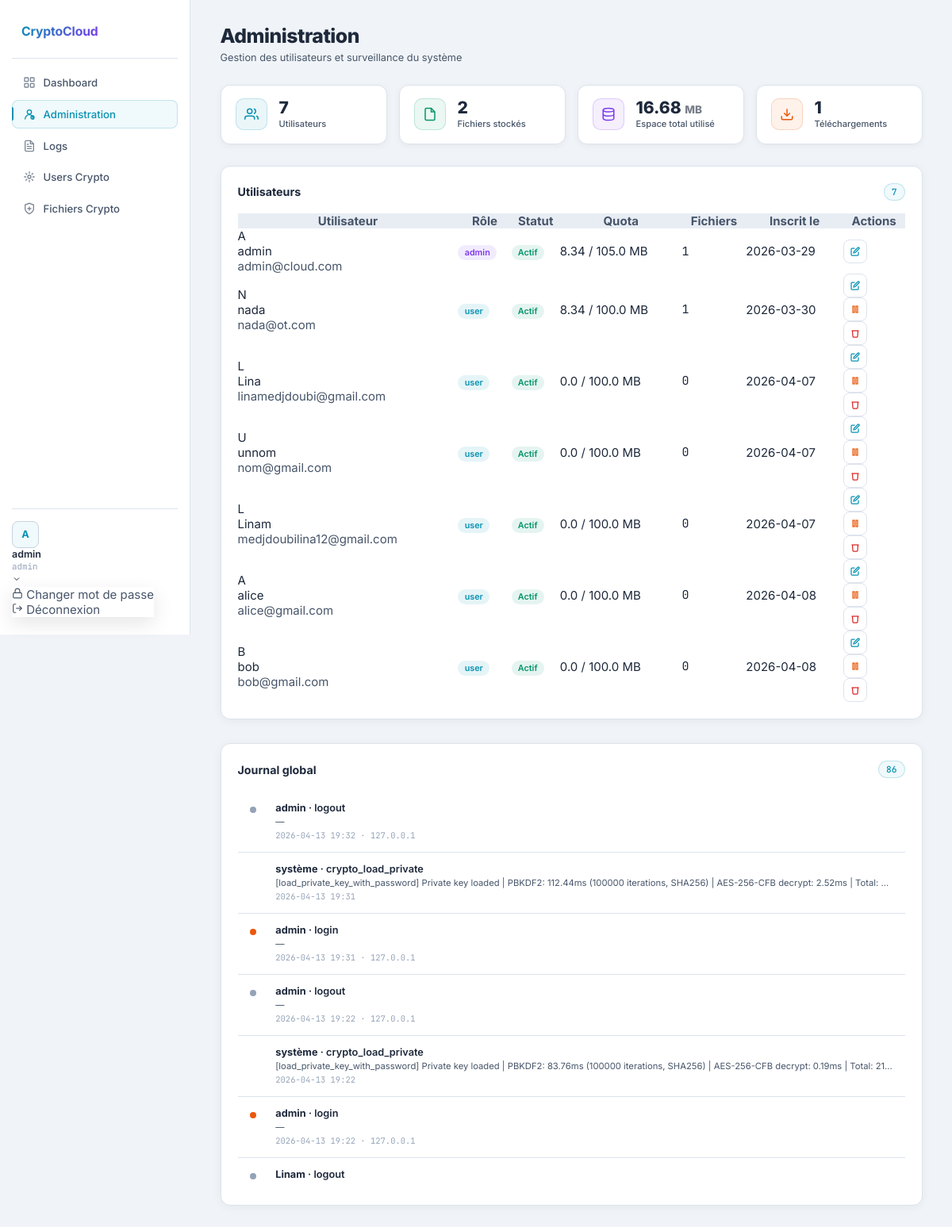
The page /admin (signed in) on the database its author committed.
### tables this page shows
CREATE TABLE users (
    id                    INTEGER PRIMARY KEY AUTOINCREMENT,
    username              TEXT    NOT NULL UNIQUE,
    email                 TEXT    NOT NULL UNIQUE,
    password_hash         TEXT    NOT NULL,
    role                  TEXT    NOT NULL DEFAULT 'user'
                                  CHECK (role IN ('user', 'admin')),
    is_active             INTEGER NOT NULL DEFAULT 1,
    created_at            TEXT    NOT NULL DEFAULT (datetime('now')),

    -- ClÃ© publique RSA (partageable, pas besoin de chiffrer)
    public_key            TEXT    NOT NULL DEFAULT '',

    -- Chose 1 : clÃ© privÃ©e RSA chiffrÃ©e avec le mot de passe
    private_key_encrypted TEXT    NOT NULL DEFAULT '',
    private_key_salt      TEXT    NOT NULL DEFAULT '',  -- sel1 pour PBKDF2(mdp)

    -- Chose 2 : clÃ© privÃ©e RSA chiffrÃ©e avec les 12 mots
    recovery_key_encrypted TEXT   NOT NULL DEFAULT '',
    recovery_salt          TEXT   NOT NULL DEFAULT '',  -- sel2 pour PBKDF2(12 mots)

    -- Chose 3 : hash des 12 mots pour vÃ©rification
    recovery_phrase_hash   TEXT   NOT NULL DEFAULT '',  -- PBKDF2(12 mots + sel3)
    recovery_phrase_salt   TEXT   NOT NULL DEFAULT ''   -- sel3
    -- â†‘ pas de virgule sur la derniÃ¨re ligne !
);

CREATE TABLE logs (
    id        INTEGER PRIMARY KEY AUTOINCREMENT,
    user_id   INTEGER,
    action    TEXT NOT NULL
              CHECK (action IN (
                  'login', 'logout', 'upload', 'download','update',
                  'delete', 'share', 'register', 'password_change',
                  'crypto_keygen', 'crypto_encrypt', 'crypto_decrypt', 
                  'crypto_sign', 'crypto_verify', 'crypto_share', 
                  'crypto_load_private'
              )),
    details   TEXT,
    ip        TEXT,
    timestamp TEXT NOT NULL DEFAULT (datetime('now')),
    FOREIGN KEY (user_id) REFERENCES users(id) ON DELETE SET NULL
);

### routes/admin_routes.py (the view)
@admin_bp.route("/admin")
def admin_dashboard():
    if not _require_admin():
        flash("Accès réservé à l'administrateur.", "error")
        return redirect(url_for("auth.login"))
    raw_users = get_all_users()
    users     = _build_user_stats(raw_users)
    stats     = _build_global_stats(raw_users)
    logs      = get_all_logs()
    return render_template(
        "admin.html",
        users          = users,
        total_files    = stats["total_files"],
        total_size_mb  = stats["total_size_mb"],
        total_downloads= stats["total_downloads"],
        top_user       = stats["top_user"],
        logs           = logs
    )

### database/db.py (called while the page is built)
def get_connection():
    conn = sqlite3.connect(DB_PATH)
    conn.row_factory = sqlite3.Row
    conn.execute("PRAGMA foreign_keys = ON")
    return conn

def fetch_one(query, params=()):
    with get_connection() as conn:
        return conn.execute(query, params).fetchone()

def fetch_all(query, params=()):
    with get_connection() as conn:
        return conn.execute(query, params).fetchall()

def execute(query, params=()):
    with get_connection() as conn:
        cursor = conn.execute(query, params)
        conn.commit()
        return cursor.lastrowid

def get_all_users():
    return fetch_all("SELECT id, username, email, role, is_active, created_at FROM users")

def get_quota(user_id):
    return fetch_one("SELECT * FROM quotas WHERE user_id = ?", (user_id,))

def get_files_by_user(user_id):
    return fetch_all("SELECT * FROM files WHERE owner_id = ? ORDER BY uploaded_at DESC", (user_id,))

def get_all_logs():
    return fetch_all("""
        SELECT l.*, u.username
        FROM logs l
        LEFT JOIN users u ON l.user_id = u.id
        ORDER BY l.timestamp DESC
        LIMIT 200
    """)

### routes/admin_routes.py (called while the page is built)
def _require_admin():
    return session.get("user_id") and session.get("role") == "admin"

### services/file_service.py (called while the page is built)
def _init_download_history_table():
    execute("""
        CREATE TABLE IF NOT EXISTS download_history (
            id            INTEGER PRIMARY KEY AUTOINCREMENT,
            file_id       INTEGER NOT NULL,
            user_id       INTEGER NOT NULL,
            downloaded_at TEXT    NOT NULL DEFAULT (datetime('now')),
            FOREIGN KEY (file_id) REFERENCES files(id) ON DELETE CASCADE,
            FOREIGN KEY (user_id) REFERENCES users(id) ON DELETE CASCADE
        )
    """)

def get_download_count(file_id):
    _init_download_history_table()
    rows = fetch_all(
        "SELECT COUNT(*) as cnt FROM download_history WHERE file_id = ?",
        (file_id,)
    )
    return rows[0]["cnt"] if rows else 0

### templates/admin.html (shortened to what this page needs)
{% extends "base.html" %}
{% block content %}
<div class="dash-header">
  <div>
    <h1 class="page-title">Administration </h1>
    <p class="page-sub">Gestion des utilisateurs et surveillance du système</p>
  </div>
</div>
<div class="stats-row">
  <div class="stat-card">
    <div class="stat-icon icon-blue">
      <svg width="18" height="18" viewBox="0 0 24 24" fill="none" stroke="currentColor" stroke-width="2">
        <path d="M17 21v-2a4 4 0 0 0-4-4H5a4 4 0 0 0-4 4v2"/>
        <circle cx="9" cy="7" r="4"/>
        <path d="M23 21v-2a4 4 0 0 0-3-3.87"/><path d="M16 3.13a4 4 0 0 1 0 7.75"/>
      </svg>
    </div>
    <div>
      <p class="stat-value">{{ users|length }}</p>
      <p class="stat-label">Utilisateurs</p>
    </div>
  </div>
  <div class="stat-card">
    <div class="stat-icon icon-green">
      <svg width="18" height="18" viewBox="0 0 24 24" fill="none" stroke="currentColor" stroke-width="2">
        <path d="M14 2H6a2 2 0 0 0-2 2v16a2 2 0 0 0 2 2h12a2 2 0 0 0 2-2V8z"/>
        <polyline points="14 2 14 8 20 8"/>
      </svg>
    </div>
    <div>
      <p class="stat-value">{{ total_files }}</p>
      <p class="stat-label">Fichiers stockés</p>
    </div>
  </div>
  <div class="stat-card">
    <div class="stat-icon icon-purple">
      <svg width="18" height="18" viewBox="0 0 24 24" fill="none" stroke="currentColor" stroke-width="2">
        <ellipse cx="12" cy="5" rx="9" ry="3"/>
        <path d="M21 12c0 1.66-4 3-9 3s-9-1.34-9-3"/>
        <path d="M3 5v14c0 1.66 4 3 9 3s9-1.34 9-3V5"/>
      </svg>
    </div>
    <div>
      <p class="stat-value">{{ total_size_mb }} <span style="font-size:.9rem;opacity:.6">MB</span></p>
      <p class="stat-label">Espace total utilisé</p>
    </div>
  </div>
  <div class="stat-card">
    <div class="stat-icon icon-orange">
      <svg width="18" height="18" viewBox="0 0 24 24" fill="none" stroke="currentColor" stroke-width="2">
        <path d="M21 15v4a2 2 0 0 1-2 2H5a2 2 0 0 1-2-2v-4"/>
        <polyline points="7 10 12 15 17 10"/><line x1="12" y1="15" x2="12" y2="3"/>
      </svg>
    </div>
    <div>
      <p class="stat-value">{{ total_downloads or 0 }}</p>
      <p class="stat-label">Téléchargements</p>
    </div>
  </div>
</div>
<div class="card" style="animation-delay:.1s; margin-bottom: 2rem;">
  <div class="card-header">
    <h2 class="card-title">Utilisateurs</h2>
    <span class="badge-count">{{ users|length }}</span>
  </div>
  <div class="admin-table-wrap">
    <table class="admin-table">
      <thead>
        <tr>
          <th>Utilisateur</th>
          <th>Rôle</th>
          <th>Statut</th>
          <th>Quota</th>
          <th>Fichiers</th>
          <th>Inscrit le</th>
          <th>Actions</th>
        </tr>
      </thead>
      <tbody>
        {% for user in users %}
        <tr>
          <td>
            <div class="table-user">
              <div class="table-avatar">{{ user.username[0]|upper }}</div>
              <div>
                <p class="table-username">{{ user.username }}</p>
                <p class="table-email">{{ user.email }}</p>
              </div>
            </div>
          </td>
          <td><span class="pill pill-{{ user.role }}">{{ user.role }}</span></td>
          <td>
            {% if user.is_active %}
              <span class="pill pill-active">Actif</span>
            {% else %}
              <span class="pill pill-suspended">Suspendu</span>
            {% endif %}
          </td>
          <td>
            <div class="table-quota">
              <span>{{ user.quota_used_mb }} / {{ user.quota_max_mb }} MB</span>
            </div>
          </td>
          <td style="font-family:var(--mono);color:var(--text-2)">{{ user.nb_files }}</td>
          <td class="text-muted">{{ user.created_at[:10] }}</td>
          <td>
            <div class="table-actions">
              <button class="icon-btn icon-btn-blue" title="Modifier quota"
                      onclick="openQuotaModal({{ user.id }}, '{{ user.username }}', {{ user.quota_max_mb }})">
                <svg width="12" height="12" viewBox="0 0 24 24" fill="none" stroke="currentColor" stroke-width="2.5">
                  <path d="M11 4H4a2 2 0 0 0-2 2v14a2 2 0 0 0 2 2h14a2 2 0 0 0 2-2v-7"/>
                  <path d="M18.5 2.5a2.121 2.121 0 0 1 3 3L12 15l-4 1 1-4 9.5-9.5z"/>
                </svg>
              </button>
              {% if user.role != 'admin' %}
              <form method="POST" action="/admin/toggle_user/{{ user.id }}" style="display:inline">
                <button type="submit"
                        class="icon-btn {{ 'icon-btn-orange' if user.is_active else 'icon-btn-green' }}"
                        title="{{ 'Suspendre' if user.is_active else 'Réactiver' }}">
                  {% if user.is_active %}
                  <svg width="12" height="12" viewBox="0 0 24 24" fill="none" stroke="currentColor" stroke-width="2.5">
                    <rect x="6" y="4" width="4" height="16"/><rect x="14" y="4" width="4" height="16"/>
                  </svg>
                  {% else %}
                  <svg width="12" height="12" viewBox="0 0 24 24" fill="none" stroke="currentColor" stroke-width="2.5">
                    <polygon points="5 3 19 12 5 21 5 3"/>
                  </svg>
                  {% endif %}
                </button>
              </form>
              <form method="POST" action="/admin/delete_user/{{ user.id }}" style="display:inline"
                    onsubmit="return confirm('Supprimer définitivement cet utilisateur ?')">
                <button type="submit" class="icon-btn icon-btn-red" title="Supprimer">
                  <svg width="12" height="12" viewBox="0 0 24 24" fill="none" stroke="currentColor" stroke-width="2.5">
                    <polyline points="3 6 5 6 21 6"/>
                    <path d="M19 6l-1 14a2 2 0 0 1-2 2H8a2 2 0 0 1-2-2L5 6"/>
                  </svg>
                </button>
              </form>
              {% endif %}
            </div>
          </td>
        </tr>
        {% endfor %}
      </tbody>
    </table>
  </div>
</div>
<div class="card" style="animation-delay:.15s">
  <div class="card-header">
    <h2 class="card-title">Journal global</h2>
    <span class="badge-count">{{ logs|length }}</span>
  </div>
  {% if logs %}
  <ul class="activity-list" style="max-height: 500px; overflow-y: auto;">
    {% for log in logs %}
    <li class="activity-item">
      <div class="activity-dot dot-{{ log['action'] }}"></div>
      <div class="activity-body">
        <p class="activity-action"><strong>{{ log['username'] or 'système' }}</strong> · {{ log['action'] }}</p>
        <p class="activity-detail">{{ log['details'] or '—' }}</p>
        <p class="activity-time">{{ log['timestamp'][:16] }}{% if log['ip'] %} · {{ log['ip'] }}{% endif %}</p>
      </div>
    </li>
    {% endfor %}
  </ul>
  {% else %}
  <div class="empty-state"><p>Aucune activité</p></div>
  {% endif %}
</div>
{% endblock %}

### templates/base.html (shortened to what this page needs)
<!DOCTYPE html>
<html lang="fr">
<head>
  <link rel="stylesheet" href="{{ url_for('static', filename='style.css') }}">
</head>
<body>
{% if session.get('user_id') %}
<div class="app-layout">
  <aside class="sidebar">
    <div class="sidebar-logo">
      <span class="logo-text">CryptoCloud</span>
    </div>
    <nav class="sidebar-nav">
      <a href="/dashboard" class="nav-item {% if request.path == '/dashboard' %}active{% endif %}">
        <svg width="16" height="16" viewBox="0 0 24 24" fill="none" stroke="currentColor" stroke-width="2" stroke-linecap="round">
          <rect x="3" y="3" width="7" height="7" rx="1"/><rect x="14" y="3" width="7" height="7" rx="1"/>
          <rect x="14" y="14" width="7" height="7" rx="1"/><rect x="3" y="14" width="7" height="7" rx="1"/>
        </svg>
        <span>Dashboard</span>
      </a>
      {% if session.get('role') == 'admin' %}
      <a href="/admin" class="nav-item {% if request.path == '/admin' %}active{% endif %}">
        <svg width="16" height="16" viewBox="0 0 24 24" fill="none" stroke="currentColor" stroke-width="2" stroke-linecap="round">
          <circle cx="12" cy="8" r="4"/><path d="M20 21a8 8 0 1 0-16 0"/>
          <circle cx="18" cy="18" r="3"/><path d="M18 15v3m0 3v.01"/>
        </svg>
        <span>Administration</span>
      </a>
      {% endif %}
{% if session.get('role') == 'admin' %}
  <a href="{{ url_for('admin.logs') }}" class="nav-item {% if request.path == '/admin/logs' %}active{% endif %}">
    <span>Logs</span>
  </a>
  {% endif %}
  {% if session.get('role') == 'admin' %}
<a href="{{ url_for('admin.crypto_admin') }}" class="nav-item {% if request.path == '/admin/crypto' %}active{% endif %}">
  <svg width="16" height="16" viewBox="0 0 24 24" fill="none" stroke="currentColor" stroke-width="2">
    <path d="M12 2v4M12 18v4M4.93 4.93l2.83 2.83M16.24 16.24l2.83 2.83M2 12h4M18 12h4M4.93 19.07l2.83-2.83M16.24 7.76l2.83-2.83"/>
    <circle cx="12" cy="12" r="3"/>
  </svg>
  <span>Users Crypto</span>
</a>
<a href="{{ url_for('files.crypto_logs') }}"
   class="nav-item {% if request.path == '/crypto-logs' %}active{% endif %}">
  <svg width="16" height="16" viewBox="0 0 24 24" fill="none"
       stroke="currentColor" stroke-width="2" stroke-linecap="round">
    <path d="M12 22s8-4 8-10V5l-8-3-8 3v7c0 6 8 10 8 10z"/>
    <line x1="9" y1="12" x2="15" y2="12"/>
    <line x1="12" y1="9" x2="12" y2="15"/>
  </svg>
  <span>Fichiers Crypto</span>
</a>
{% endif %}
    </nav>
 <div class="sidebar-bottom">
  <div class="user-menu">
    <div class="user-info" onclick="toggleUserMenu()">
      <div class="user-avatar">{{ session['username'][0]|upper }}</div>
      <div class="user-details">
        <p class="user-name">{{ session['username'] }}</p>
        <p class="user-role">{{ session.get('role', 'user') }}</p>
      </div>
      <svg class="user-menu-arrow" width="12" height="12" viewBox="0 0 24 24" fill="none" stroke="currentColor" stroke-width="2">
        <polyline points="6 9 12 15 18 9"/>
      </svg>
    </div>
    <div class="user-dropdown" id="userDropdown">
      <a href="/change-password" class="dropdown-item">
        <svg width="14" height="14" viewBox="0 0 24 24" fill="none" stroke="currentColor" stroke-width="2">
          <rect x="3" y="11" width="18" height="11" rx="2" ry="2"/>
          <path d="M7 11V7a5 5 0 0 1 10 0v4"/>
        </svg>
        Changer mot de passe
      </a>
      <a href="/logout" class="dropdown-item logout-item">
        <svg width="14" height="14" viewBox="0 0 24 24" fill="none" stroke="currentColor" stroke-width="2">
          <path d="M9 21H5a2 2 0 0 1-2-2V5a2 2 0 0 1 2-2h4"/>
          <polyline points="16 17 21 12 16 7"/>
          <line x1="21" y1="12" x2="9" y2="12"/>
        </svg>
        Déconnexion
      </a>
    </div>
  </div>
</div>
  </aside>
  <div class="page-content">
    {% block content %}{% endblock %}
  </div>
</div>
{% endif %}
</body>
</html>

### templates/admin.html (style rules this page uses)
.activity-list { max-height: 500px; overflow-y: auto; }
.activity-item { padding: 0.9rem 1rem; border-bottom: 1px solid var(--border-light); transition: background 0.2s; }
.activity-dot { width: 8px; height: 8px; border-radius: 50%; margin-right: 0.75rem; margin-top: 0.4rem; flex-shrink: 0; }
.dot-login { background: var(--green); }
.dot-logout { background: var(--gray-500); }
.activity-body { flex: 1; }
.activity-action { font-size: 0.85rem; margin-bottom: 0.2rem; }
.activity-detail { font-size: 0.75rem; color: var(--text-2); margin-bottom: 0.2rem; }
.activity-time { font-size: 0.7rem; color: var(--text-3); }
.badge-count { background: var(--bg-elevated); padding: 0.2rem 0.6rem; border-radius: 2rem; font-size: 0.75rem; font-weight: 500; color: var(--text-2); }

### rows shown on the page
users: username "A", username "admin", email "admin@cloud.com", role "admin", is_active "Actif", quota_used_mb "8.34", quota_max_mb "105.0", nb_files "1", created_at "2026-03-29"
users: username "N", username "nada", email "nada@ot.com", role "user", shows "Actif", quota_used_mb "8.34", quota_max_mb "100.0", nb_files "1", created_at "2026-03-30"
users: username "L", username "Lina", email "linamedjdoubi@gmail.com", role "user", is_active "Actif", quota_used_mb "0.0", quota_max_mb "100.0", nb_files "0", created_at "2026-04-07"
users: username "U", username "unnom", email "nom@gmail.com", role "user", is_active "Actif", quota_used_mb "0.0", quota_max_mb "100.0", nb_files "0", created_at "2026-04-07"
users: username "L", username "Linam", email "medjdoubilina12@gmail.com", role "user", is_active "Actif", quota_used_mb "0.0", quota_max_mb "100.0", nb_files "0", created_at "2026-04-07"
users: username "A", username "alice", email "alice@gmail.com", role "user", is_active "Actif", quota_used_mb "0.0", quota_max_mb "100.0", nb_files "0", created_at "2026-04-08"
users: username "B", username "bob", email "bob@gmail.com", role "user", is_active "Actif", quota_used_mb "0.0", quota_max_mb "100.0", nb_files "0", created_at "2026-04-08"
logs: username "admin", action "logout", log "—", timestamp "2026-04-13 19:32", ip "127.0.0.1"
logs: log "système", action "crypto_load_private", details "[load_private_key_with_password] Private key loaded | PBKDF2: 112.44ms (100000 iterations, SHA256) | AES-256-CFB decrypt: 2.52ms | Total:…", timestamp "2026-04-13 19:31"
logs: username "admin", action "login", log "—", timestamp "2026-04-13 19:31", ip "127.0.0.1"
logs: username "admin", action "logout", log "—", timestamp "2026-04-13 19:22", ip "127.0.0.1"
logs: log "système", action "crypto_load_private", details "[load_private_key_with_password] Private key loaded | PBKDF2: 83.76ms (100000 iterations, SHA256) | AES-256-CFB decrypt: 0.19ms | Total: 21…", timestamp "2026-04-13 19:22"
logs: username "admin", action "login", log "—", timestamp "2026-04-13 19:22", ip "127.0.0.1"
logs: username "Linam", action "logout"

### other values the page prints
{{ session['username'][0]|upper }} "A"
{{ session['username'] }} "admin"
{{ session.get('role', 'user') }} "admin"
{{ users|length }} "7"
{{ total_files }} "2"
{{ total_size_mb }} "16.68"
{{ total_downloads or 0 }} "1"
{{ logs|length }} "86"
